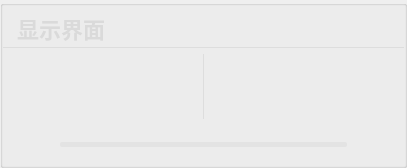
          <widget class="QGroupBox" name="groupBox_201">
           <property name="styleSheet">
            <string notr="true">#groupBox_201{
background-color: rgba(95, 95, 95, 200);
border: 0px solid #42adff;
border-left: 1px solid rgba(200, 200, 200,100);
border-right: 0px solid rgba(29, 83, 185, 255);
border-radius:0px;}</string>
           </property>
           <property name="title">
            <string/>
           </property>
           <layout class="QVBoxLayout" name="verticalLayout_4" stretch="0,1,0">
            <property name="leftMargin">
             <number>0</number>
            </property>
            <property name="topMargin">
             <number>0</number>
            </property>
            <property name="rightMargin">
             <number>0</number>
            </property>
            <property name="bottomMargin">
             <number>0</number>
            </property>
            <item>
             <widget class="QGroupBox" name="groupBox_3">
              <property name="minimumSize">
               <size>
                <width>0</width>
                <height>42</height>
               </size>
              </property>
              <property name="maximumSize">
               <size>
                <width>16777215</width>
                <height>42</height>
               </size>
              </property>
              <property name="styleSheet">
               <string notr="true">#groupBox_3{
border: 0px solid #42adff;
border-bottom: 1px solid rgba(200, 200, 200,100);
border-radius:0px;}</string>
              </property>
              <property name="title">
               <string/>
              </property>
              <layout class="QHBoxLayout" name="horizontalLayout_6">
               <property name="leftMargin">
                <number>11</number>
               </property>
               <property name="topMargin">
                <number>0</number>
               </property>
               <property name="rightMargin">
                <number>11</number>
               </property>
               <property name="bottomMargin">
                <number>0</number>
               </property>
               <item>
                <widget class="QLabel" name="label_6">
                 <property name="minimumSize">
                  <size>
                   <width>0</width>
                   <height>0</height>
                  </size>
                 </property>
                 <property name="maximumSize">
                  <size>
                   <width>16777215</width>
                   <height>40</height>
                  </size>
                 </property>
                 <property name="styleSheet">
                  <string notr="true">QLabel
{
	font-size: 22px;
	font-family: &quot;Microsoft YaHei&quot;;
	font-weight: bold;
 		border-radius:9px;
		background:rgba(66, 195, 255, 0);
color: rgb(218, 218, 218);
}
</string>
                 </property>
                 <property name="text">
                  <string>显示界面</string>
                 </property>
                </widget>
               </item>
               <item>
                <spacer name="horizontalSpacer_4">
                 <property name="orientation">
                  <enum>Qt::Horizontal</enum>
                 </property>
                 <property name="sizeHint" stdset="0">
                  <size>
                   <width>40</width>
                   <height>20</height>
                  </size>
                 </property>
                </spacer>
               </item>
               <item>
                <widget class="QLabel" name="fps_label">
                 <property name="minimumSize">
                  <size>
                   <width>100</width>
                   <height>40</height>
                  </size>
                 </property>
                 <property name="maximumSize">
                  <size>
                   <width>100</width>
                   <height>40</height>
                  </size>
                 </property>
                 <property name="styleSheet">
                  <string notr="true">QLabel
{
	font-size: 20px;
	font-family: &quot;Microsoft YaHei&quot;;
	font-weight: bold;
 		border-radius:9px;
		background:rgba(66, 195, 255, 0);
color: rgb(218, 218, 218);
}
</string>
                 </property>
                 <property name="text">
                  <string/>
                 </property>
                </widget>
               </item>
              </layout>
             </widget>
            </item>
            <item>
             <widget class="QSplitter" name="splitter">
              <property name="enabled">
               <bool>true</bool>
              </property>
              <property name="styleSheet">
               <string notr="true">#splitter::handle{background: 1px solid  rgba(200, 200, 200,100);}</string>
              </property>
              <property name="frameShape">
               <enum>QFrame::NoFrame</enum>
              </property>
              <property name="lineWidth">
               <number>10</number>
              </property>
              <property name="orientation">
               <enum>Qt::Horizontal</enum>
              </property>
              <property name="handleWidth">
               <number>1</number>
              </property>
              <widget class="Label_click_Mouse" name="raw_video">
               <property name="enabled">
                <bool>true</bool>
               </property>
               <property name="sizePolicy">
                <sizepolicy hsizetype="Ignored" vsizetype="Ignored">
                 <horstretch>0</horstretch>
                 <verstretch>0</verstretch>
                </sizepolicy>
               </property>
               <property name="minimumSize">
                <size>
                 <width>200</width>
                 <height>0</height>
                </size>
               </property>
               <property name="font">
                <font>
                 <family>微软雅黑</family>
                 <pointsize>36</pointsize>
                </font>
               </property>
               <property name="cursor">
                <cursorShape>ArrowCursor</cursorShape>
               </property>
               <property name="styleSheet">
                <string notr="true">color: rgb(218, 218, 218);
</string>
               </property>
               <property name="text">
                <string/>
               </property>
               <property name="scaledContents">
                <bool>false</bool>
               </property>
              </widget>
              <widget class="Label_click_Mouse" name="out_video">
               <property name="enabled">
                <bool>true</bool>
               </property>
               <property name="sizePolicy">
                <sizepolicy hsizetype="Ignored" vsizetype="Ignored">
                 <horstretch>0</horstretch>
                 <verstretch>0</verstretch>
                </sizepolicy>
               </property>
               <property name="minimumSize">
                <size>
                 <width>200</width>
                 <height>0</height>
                </size>
               </property>
               <property name="font">
                <font>
                 <family>微软雅黑</family>
                 <pointsize>36</pointsize>
                </font>
               </property>
               <property name="cursor">
                <cursorShape>ArrowCursor</cursorShape>
               </property>
               <property name="styleSheet">
                <string notr="true">color: rgb(218, 218, 218);
</string>
               </property>
               <property name="text">
                <string/>
               </property>
               <property name="scaledContents">
                <bool>false</bool>
               </property>
              </widget>
             </widget>
            </item>
            <item>
             <layout class="QHBoxLayout" name="horizontalLayout_12">
              <property name="leftMargin">
               <number>11</number>
              </property>
              <property name="rightMargin">
               <number>11</number>
              </property>
              <item>
               <widget class="QPushButton" name="runButton">
                <property name="minimumSize">
                 <size>
                  <width>40</width>
                  <height>40</height>
                 </size>
                </property>
                <property name="styleSheet">
                 <string notr="true">QPushButton {
border-style: solid;
border-width: 0px;
border-radius: 0px;
background-color: rgba(223, 223, 223, 0);
}
QPushButton::focus{outline: none;}
QPushButton::hover {
border-style: solid;
border-width: 0px;
border-radius: 0px;
background-color: rgba(223, 223, 223, 150);}</string>
                </property>
                <property name="text">
                 <string/>
                </property>
                <property name="icon">
                 <iconset resource="../apprcc.qrc">
                  <normaloff>:/img/icon/运行.png</normaloff>
                  <normalon>:/img/icon/暂停.png</normalon>
                  <disabledoff>:/img/icon/运行.png</disabledoff>
                  <disabledon>:/img/icon/暂停.png</disabledon>
                  <activeoff>:/img/icon/运行.png</activeoff>
                  <activeon>:/img/icon/暂停.png</activeon>
                  <selectedoff>:/img/icon/运行.png</selectedoff>
                  <selectedon>:/img/icon/暂停.png</selectedon>:/img/icon/运行.png</iconset>
                </property>
                <property name="iconSize">
                 <size>
                  <width>30</width>
                  <height>30</height>
                 </size>
                </property>
                <property name="checkable">
                 <bool>true</bool>
                </property>
               </widget>
              </item>
              <item>
               <widget class="QProgressBar" name="progressBar">
                <property name="maximumSize">
                 <size>
                  <width>16777215</width>
                  <height>5</height>
                 </size>
                </property>
                <property name="styleSheet">
                 <string notr="true">QProgressBar{ color: rgb(255, 255, 255); font:12pt; border-radius:2px; text-align:center; border:none; background-color: rgba(215, 215, 215,100);} 
QProgressBar:chunk{ border-radius:0px; background: rgba(55, 55, 55, 200);}</string>
                </property>
                <property name="maximum">
                 <number>1000</number>
                </property>
                <property name="value">
                 <number>0</number>
                </property>
                <property name="textVisible">
                 <bool>false</bool>
                </property>
               </widget>
              </item>
              <item>
               <widget class="QPushButton" name="stopButton">
                <property name="minimumSize">
                 <size>
                  <width>40</width>
                  <height>40</height>
                 </size>
                </property>
                <property name="styleSheet">
                 <string notr="true">QPushButton {
border-style: solid;
border-width: 0px;
border-radius: 0px;
background-color: rgba(223, 223, 223, 0);
}
QPushButton::focus{outline: none;}
QPushButton::hover {
border-style: solid;
border-width: 0px;
border-radius: 0px;
background-color: rgba(223, 223, 223, 150);}</string>
                </property>
                <property name="text">
                 <string/>
                </property>
                <property name="icon">
                 <iconset resource="../apprcc.qrc">
                  <normaloff>:/img/icon/终止.png</normaloff>:/img/icon/终止.png</iconset>
                </property>
                <property name="iconSize">
                 <size>
                  <width>30</width>
                  <height>30</height>
                 </size>
                </property>
               </widget>
              </item>
             </layout>
            </item>
           </layout>
          </widget>
